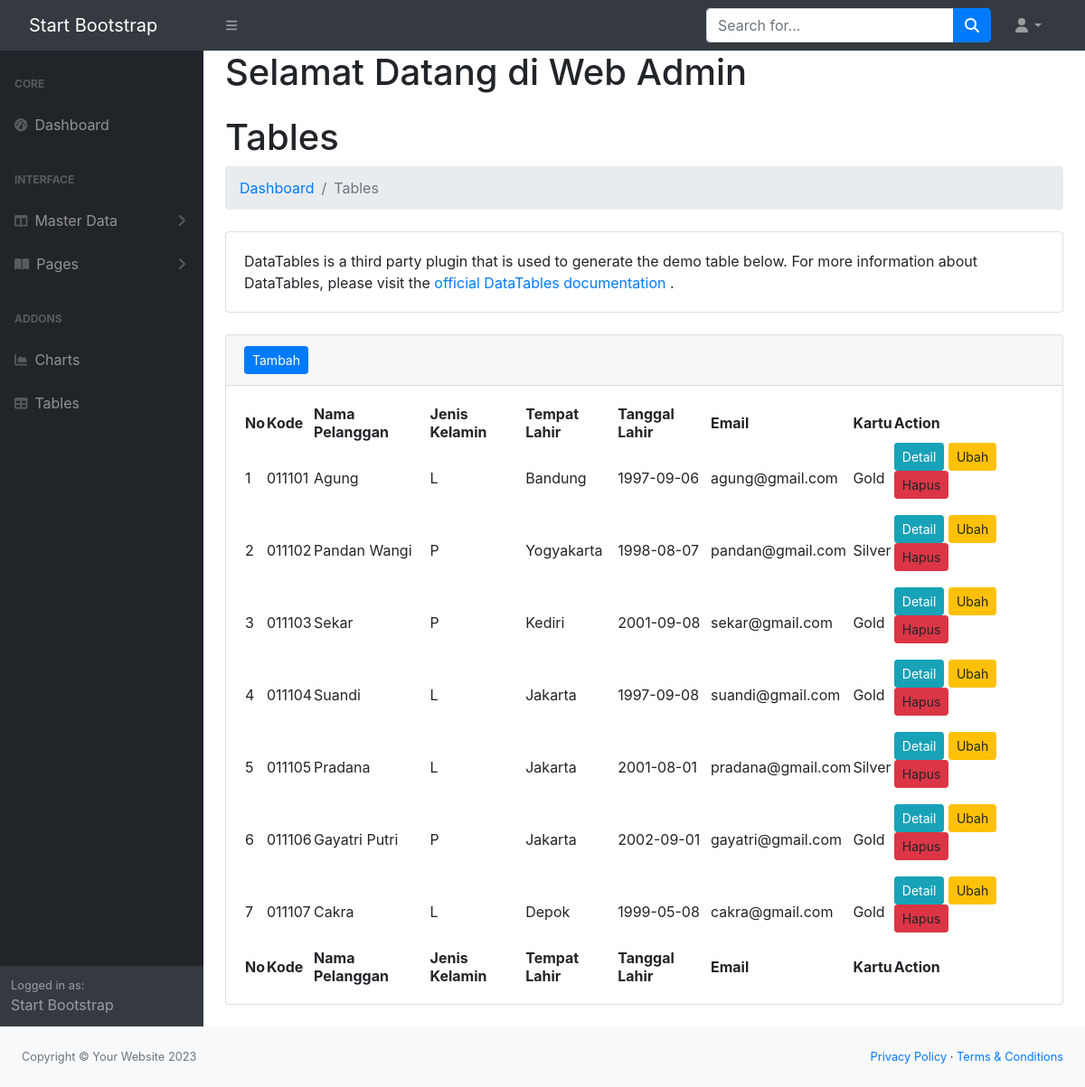
/admin/index.php?url=pelanggan, run on an earlier commit of the app's database.
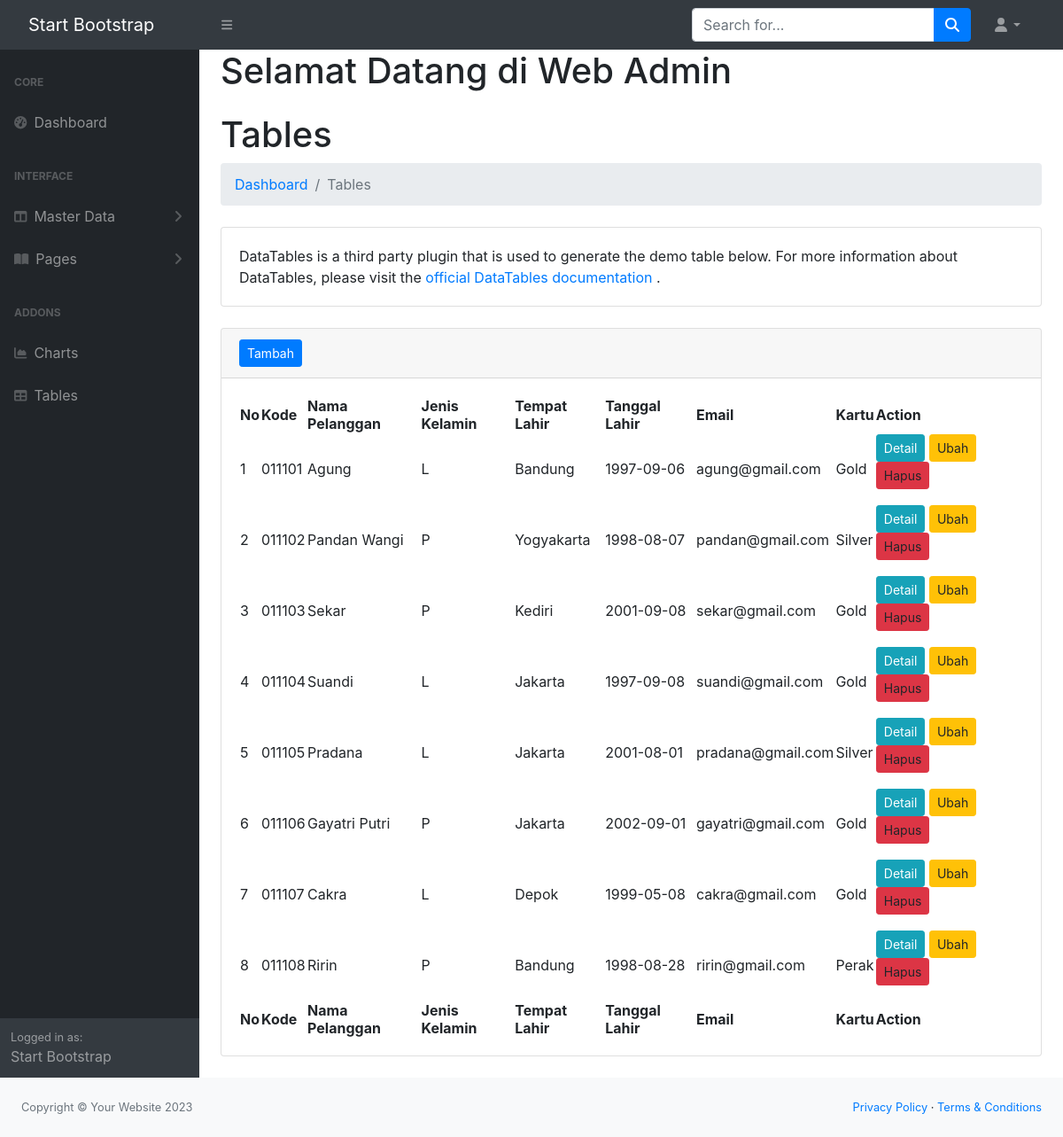
And on a later commit of the database.
### tables this page shows
CREATE TABLE `pelanggan` (
  `id` int(11) NOT NULL,
  `kode` varchar(10) DEFAULT NULL,
  `nama_pelanggan` varchar(50) DEFAULT NULL,
  `jk` char(1) DEFAULT NULL,
  `tmp_lahir` varchar(30) DEFAULT NULL,
  `tgl_lahir` date DEFAULT NULL,
  `email` varchar(30) DEFAULT NULL,
  `kartu_id` int(11) NOT NULL
);

CREATE TABLE `kartu` (
  `id` int(11) NOT NULL,
  `kode` varchar(10) DEFAULT NULL,
  `nama` varchar(30) NOT NULL,
  `diskon` double DEFAULT 0,
  `iuran` double DEFAULT 0
);

### admin/models/Pelanggan.php (called while the page is built, shortened)
<?php
class Pelanggan {
 private $koneksi;
 public function __construct(){
    global $dbh;
    $this->koneksi = $dbh;
}
 public function dataPelanggan(){
    $sql = "SELECT pelanggan.*, kartu.nama as kartu FROM pelanggan INNER JOIN
    kartu ON kartu.id = pelanggan.kartu_id ";
    $ps = $this->koneksi->prepare($sql);
    $ps->execute();
    $rs = $ps->fetchAll();
    return $rs;
}
}
?>

### admin/pelanggan.php (the view, shortened to what this page needs)
<?php
$model = new Pelanggan();
$data_pelanggan = $model->dataPelanggan();
?>
                        <h1 class="mt-4">Tables</h1>
                        <ol class="breadcrumb mb-4">
                            <li class="breadcrumb-item"><a href="index.html">Dashboard</a></li>
                            <li class="breadcrumb-item active">Tables</li>
                        </ol>
                        <div class="card mb-4">
                            <div class="card-body">
                                DataTables is a third party plugin that is used to generate the demo table below. For more information about DataTables, please visit the
                                <a target="_blank" href="https://datatables.net/">official DataTables documentation</a>
                                .
                            </div>
                        </div>
                        <div class="card mb-4">
                            <div class="card-header">
                                <a href="index.php?url=pelanggan_form" class="btn btn-primary btn-sm"> Tambah </a>
                            </div>
                            <div class="card-body">
                                <table id="datatablesSimple">
                                    <thead>
                                        <tr>
                                            <th>No</th>
                                            <th>Kode</th>
                                            <th>Nama Pelanggan</th>
                                            <th>Jenis Kelamin</th>
                                            <th>Tempat Lahir</th>
                                            <th>Tanggal Lahir</th>
                                            <th>Email</th>
                                            <th>Kartu</th>
                                            <th>Action</th>
                                        </tr>
                                    </thead>
                                    <tfoot>
                                        <tr>
                                        <th>No</th>
                                            <th>Kode</th>
                                            <th>Nama Pelanggan</th>
                                            <th>Jenis Kelamin</th>
                                            <th>Tempat Lahir</th>
                                            <th>Tanggal Lahir</th>
                                            <th>Email</th>
                                            <th>Kartu</th>
                                            <th>Action</th>
                                        </tr>
                                    </tfoot>
                                    <tbody>
                                        <?php
                                        $no = 1;
                                        foreach($data_pelanggan as $row){
                                        ?>
                                        <tr>
                                            <td><?= $no ?></td>
                                            <td><?= $row['kode']?></td>
                                            <td><?= $row['nama_pelanggan']?></td>
                                            <td><?= $row['jk']?></td>
                                            <td><?= $row['tmp_lahir']?></td>
                                            <td><?= $row['tgl_lahir']?></td>
                                            <td><?= $row['email']?></td>
                                            <td><?= $row['kartu']?></td>
                                            <td>
                                                <form action="pelanggan_controller.php" method="post">
                                                    <a class="btn btn-info btn-sm" href="index.php?url=pelanggan_detail&id=<?= $row ['id'] ?>">Detail</a>
                                                    <a class="btn btn-warning btn-sm">Ubah</a>
                                                    <a class="btn btn-danger btn-sm">Hapus</a>
                                                </form>
                                            </td>
                                        </tr>
                                      <?php
                                        $no++;
                                    }
                                        ?>
                                    </tbody>
                                </table>
                            </div>
</div>
</div>

### admin/top.php (shortened to what this page needs)
<DOCTYPE html>
<html lang="en">
    <head>
        <link href="css/styles.css" rel="stylesheet" />
        <link href="https://cdn.jsdelivr.net/npm/simple-datatables@7.1.2/dist/style.min.css" rel="stylesheet" />
        <link rel="stylesheet" href="https://stackpath.bootstrapcdn.com/bootstrap/4.1.3/css/bootstrap.min.css">
        <link rel="stylesheet" href="https://maxcdn.bootstrapcdn.com/font-awesome/4.7.0/css/font-awesome.min.css">
    </head>
    <body>
        <nav class="sb-topnav navbar navbar-expand navbar-dark bg-dark">
            <a class="navbar-brand ps-3" href="index.html">Start Bootstrap</a>
            <button class="btn btn-link btn-sm order-1 order-lg-0 me-4 me-lg-0" id="sidebarToggle" href="#!"><i class="fas fa-bars"></i></button>
            <form class="d-none d-md-inline-block form-inline ms-auto me-0 me-md-3 my-2 my-md-0">
                <div class="input-group">
                    <input class="form-control" type="text" placeholder="Search for..." aria-label="Search for..." aria-describedby="btnNavbarSearch" />
                    <button class="btn btn-primary" id="btnNavbarSearch" type="button"><i class="fas fa-search"></i></button>
                </div>
            </form>
            <ul class="navbar-nav ms-auto ms-md-0 me-3 me-lg-4">
                <li class="nav-item dropdown">
                    <a class="nav-link dropdown-toggle" id="navbarDropdown" href="#" role="button" data-bs-toggle="dropdown" aria-expanded="false"><i class="fas fa-user fa-fw"></i></a>
                </li>
            </ul>
        </nav>

### admin/menu.php (shortened to what this page needs)
<div id="layoutSidenav">
            <div id="layoutSidenav_nav">
                <nav class="sb-sidenav accordion sb-sidenav-dark" id="sidenavAccordion">
                    <div class="sb-sidenav-menu">
                        <div class="nav">
                            <div class="sb-sidenav-menu-heading">Core</div>
                            <a class="nav-link" href="index.php?url=dashboard">
                                <div class="sb-nav-link-icon"><i class="fas fa-tachometer-alt"></i></div>
                                Dashboard
                            </a>
                            <div class="sb-sidenav-menu-heading">Interface</div>
                            <a class="nav-link collapsed" href="#" data-bs-toggle="collapse" data-bs-target="#collapseLayouts" aria-expanded="false" aria-controls="collapseLayouts">
                                <div class="sb-nav-link-icon"><i class="fas fa-columns"></i></div>
                                Master Data
                                <div class="sb-sidenav-collapse-arrow"><i class="fas fa-angle-down"></i></div>
                            </a>
                            <a class="nav-link collapsed" href="#" data-bs-toggle="collapse" data-bs-target="#collapsePages" aria-expanded="false" aria-controls="collapsePages">
                                <div class="sb-nav-link-icon"><i class="fas fa-book-open"></i></div>
                                Pages
                                <div class="sb-sidenav-collapse-arrow"><i class="fas fa-angle-down"></i></div>
                            </a>
                            <div class="sb-sidenav-menu-heading">Addons</div>
                            <a class="nav-link" href="index.php?url=chart">
                                <div class="sb-nav-link-icon"><i class="fas fa-chart-area"></i></div>
                                Charts
                            </a>
                            <a class="nav-link" href="index.php?url=product">
                                <div class="sb-nav-link-icon"><i class="fas fa-table"></i></div>
                                Tables
                            </a>
                        </div>
                    </div>
                    <div class="sb-sidenav-footer">
                        <div class="small">Logged in as:</div>
                        Start Bootstrap
                    </div>
                </nav>
            </div>

### admin/index.php (shortened to what this page needs)
<?php
include_once 'koneksi.php';
include_once 'models/Pelanggan.php';
include_once 'top.php';
include_once 'menu.php';
?>
<div id="layoutSidenav_content">
    <main>
        <div class="container-fluid px-4">
            <h1>Selamat Datang di Web Admin</h1>
            <?php
            $url = $_GET['url'];
            if ($url == 'dashboard') {
                include_once 'dashboard.php';
            } else if (!empty($url)) {
                include_once ''.$url.'.php';
            } else {
                'dashboard.php';
            }
            ?>
        </div>
</div>
<?php
include_once 'bottom.php';
?>

### admin/bottom.php (shortened to what this page needs)
<footer class="py-4 bg-light mt-auto">
                    <div class="container-fluid px-4">
                        <div class="d-flex align-items-center justify-content-between small">
                            <div class="text-muted">Copyright &copy; Your Website 2023</div>
                            <div>
                                <a href="#">Privacy Policy</a>
                                &middot;
                                <a href="#">Terms &amp; Conditions</a>
                            </div>
                        </div>
                    </div>
                </footer>
    </body>
</html>

What changed in the data, as far as the page shows it:
added pelanggan: kode "011108", nama_pelanggan "Ririn", jk "P", tmp_lahir "Bandung", tgl_lahir "1998-08-28", email "ririn@gmail.com", kartu.nama "Perak"
